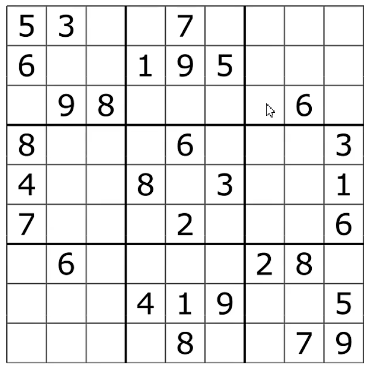
#> input picture test/test_basic_grama/image_rec/opencv_test/image/qipan.png, 378 x 369 px
$ python hough.py
#> lines starting #> are read from the running program, lines starting #| are printed output that depends on the picture; after the words box and inside, x2 and y2 are one past the last pixel; in counts of white or black regions, pixels touching at a corner belong together
# 霍夫变换是一种在图像中寻找直线、圆形以及其他简单形状的方法。霍夫变换采用类似于投票的方式来获取当前图像内的形状集合，该变换由
# Paul
# Hough（霍夫）于
# 1962
# 年首次提出。
# 最初的霍夫变换只能用于检测直线，经过发展后，霍夫变换不仅能够识别直线，还能识别其他简单的图形结构，常见的有圆、椭圆等。
# 霍夫变换应用场景
# 霍夫变换在计算机视觉和图像处理领域中具有广泛的应用，主要用于检测图像中的几何形状，特别是直线和圆。以下是一些霍夫变换的应用场景：
#
# 直线检测： 霍夫变换可用于检测图像中的直线，无论这些直线是水平、垂直还是倾斜的。应用场景包括道路标线检测、图像中的边缘检测、图像中的线条检测等。
#
# 圆检测： 圆霍夫变换可用于检测图像中的圆形，例如在图像中识别圆形物体、检测圆形物体的轮廓等。
#
# 椭圆检测： 扩展的霍夫变换可以用于检测图像中的椭圆，应用场景包括眼球检测、图像中的椭圆轮廓识别等。
#
# 直线和圆的参数估计： 霍夫变换可以用于估计图像中的直线和圆的参数，例如直线的斜率和截距，圆的半径和圆心位置。
#
# 图像分析与特征提取： 霍夫变换可以用于分析图像中的几何特征，例如检测道路交叉口、分析图像中的纹理等。
#
# 形状检测与识别： 霍夫变换可以用于识别特定形状的对象，例如在工业检测中检测零件的缺陷。
#
# 图像中的直线和轮廓重建： 通过霍夫变换，可以检测到图像中的直线和轮廓，然后利用这些信息进行图像重建。
#
# 图像配准与拼接： 霍夫变换可用于在不同视角下或不同图像之间检测共享几何结构，从而实现图像配准和拼接。
#
# 数字图像处理和计算机视觉教学： 霍夫变换是一个重要的教学工具，用于讲解图像处理中的几何形状检测原理。
#
import cv2
import numpy as np

# Hough直线变换，可以检测一张图像中的直线
def hough_test():
    img = cv2.imread('../image/qipan.png', cv2.IMREAD_COLOR)
#> img is the input picture: shape (369, 378, 3); mean B, G, R 231.9, 231.9, 231.9
    gray = cv2.cvtColor(img, cv2.COLOR_BGR2GRAY)
    edges = cv2.Canny(gray, 50, 150, apertureSize=3)
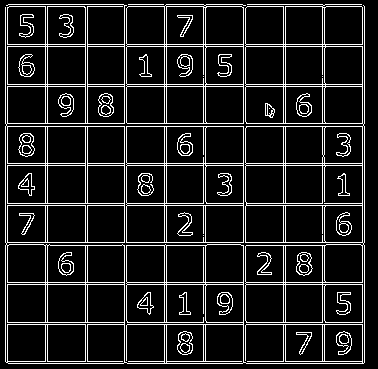
#> edges: shape (369, 378); 12.2% white in thin lines or dots

    lines = cv2.HoughLines(edges, 1, np.pi / 180, 200)
#> lines = 40 rows, first 8: [242, 1.57], [126, 1.57], [124, 0], [123, 1.57], [282, 1.57], [284, 1.57], [164, 0], [166, 0]
    for i in range(len(lines)):
        # for rho, thetha in lines[10]:
        rho = lines[i][0][0]
        thetha = lines[i][0][1]
        a = np.cos(thetha)
        b = np.sin(thetha)
        x0 = a * rho
        y0 = b * rho
        line_length = 1000  # 线长
        x1 = int(x0 + line_length * (-b))
        y1 = int(y0 + line_length * (a))
        x2 = int(x0 - line_length * (-b))
        y2 = int(y0 - line_length * (a))
        cv2.line(img, (x1, y1), (x2, y2), (0, 0, 255), 1)
#> this loop made 40 passes
#> (rho, thetha, a, b, x0, y0, x1, y1) on passes 1 to 12: (242, 1.57, -4.37e-08, 1, -1.06e-05, 242, -1000, 241), (126, 1.57, -4.37e-08, 1, -5.51e-06, 126, -1000, 125), (124, 0, 1, 0, 124, 0, 124, 1000), (123, 1.57, -4.37e-08, 1, -5.38e-06, 123, -1000, 122), (282, 1.57, -4.37e-08, 1, -1.23e-05, 282, -1000, 281), (284, 1.57, -4.37e-08, 1, -1.24e-05, 284, -1000, 283), (164, 0, 1, 0, 164, 0, 164, 1000), (166, 0, 1, 0, 166, 0, 166, 1000), (243, 0, 1, 0, 243, 0, 243, 1000), (364, 0, 1, 0, 364, 0, 364, 1000), (44, 1.57, -4.37e-08, 1, -1.92e-06, 44, -1000, 43), (86, 1.57, -4.37e-08, 1, -3.76e-06, 86, -1000, 85)
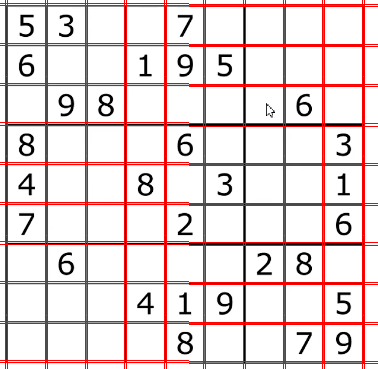
#> img: shape (369, 378, 3); 10.42% of pixels changed, all inside (x1, y1, x2, y2) = (0, 0, 378, 369)

    # 因为gray和edges都是单通道的，为了可以和原图拼接合并，需要merge成3通道图像数据
    gray = cv2.merge((gray, gray, gray))
#> gray: shape (369, 378, 3)
    edges = cv2.merge((edges, edges, edges))
#> edges: shape (369, 378, 3); 12.2% white in thin lines or dots

    # 图像拼接
    res = np.hstack((gray, edges, img))
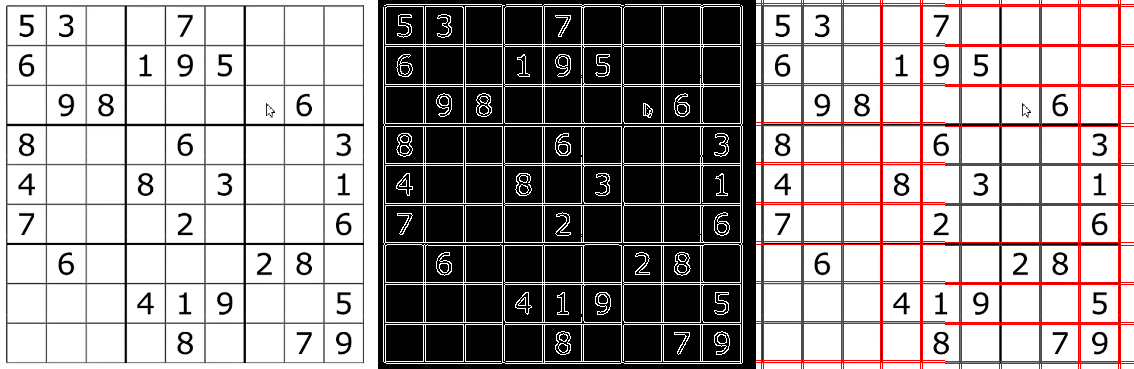
#> res: shape (369, 1134, 3); mean of channels 0, 1, 2 158.4, 158.4, 167.2; drawn as B, G, R

    cv2.imshow('res', res)
    cv2.waitKey(0)
    cv2.destroyAllWindows()

# 渐进概率式霍夫变换
# cv2.HoughLinesP(image: Mat, rho, theta, threshold, lines=…, minLineLength=…, maxLineGap=…)

# [45 lines left out: functions houghp_test, houghCircles_test, not called in this run]


if __name__ == '__main__':

    hough_test()
